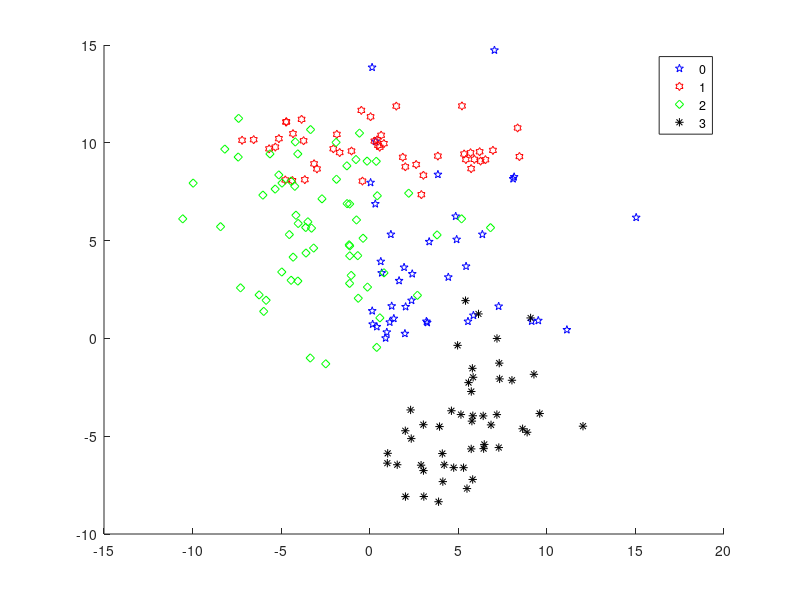

Write the MATLAB code that produced this figure. (Note: this script raises an error after producing the figure.)
%% Exercise 2 - Multi Class k-NN
% Submitted by *Prasannjeet Singh*
%
% This file contains solution 1 to 3 of Exercise-2 of Assignment 1.
%
% *Notes*
%
% * All the function implementations are done in external files, which are
% all included within this folder. More details about each implemented
% function can be found in their respective .m files.
% * Console outputs are shown in black background and white text.
%
% <html>
%   <link rel="stylesheet"
%   href="https://cdn.jsdelivr.net/foundation/6.2.4/foundation.min.css">
%   <link href="https://fonts.googleapis.com/css?family=Corben"
%   rel="stylesheet"> <link
%   href="https://fonts.googleapis.com/css?family=Nobile" rel="stylesheet">
%   <link href='http://fonts.googleapis.com/css?family=Ubuntu:bold'
%   rel='stylesheet' type='text/css'> <link
%   href="https://fonts.googleapis.com/css?family=Space+Mono"
%   rel="stylesheet"> <style type="text/css" > h1{font-family:'Ubuntu',
%   Helvetica, Arial,
%   sans-serif;font-size:50px;line-height:65px;color:red}h2{font-family:'Ubuntu',
%   Helvetica, Arial,
%   sans-serif;font-size:25px;line-height:33px}p{font-family:'Nobile',
%   Helvetica, Arial, sans-serif;font-size:13px;line-height:25px;
%   max-width: 1000px; word-wrap: break-word;text-align: justify;}
%   pre.codeinput,pre.codeoutput{font-family:'Space Mono',
%   monospace; max-width: 1000px;}pre.codeoutput{background-color: black;
%   color: white;}</style>
% </html>

%% Q1 Plotting the training data in a ScatterPlot
% This can simply be done by using the inbuilt *gscatter()* function:

clear all;
load Data/data2.mat;
thisFig = figure(1);
gscatter(train_X(:,1),train_X(:,2), train_y, 'brgk', 'phd*');
snapnow;
close(thisFig);

%% Q2 Drawing the Decision Boundary
% This uses the function *kNNdrawBoundary_multiclass()* which is defined in this
% folder. More details about the function can be read in it's file.


load Data/data2.mat;
thisFig = figure(2);
set(thisFig, 'Position', [0 0 2000 500]);
for i = 1:4
    subplot(1,4,i);
    kNNdrawBoundary_multiclass (i*2-1, train_X, train_y);
end
snapnow;
close(thisFig);

%% Q3 Finding the Error Rate from Test Data
% This uses the *errorRateFinder()* function, which is defined in this
% folder. More details about the function can be read in it's file.
%
% *Plotting Error Rate vs _k_ for the given test data*

% Initialization
load Data/data2.mat;
[rows, ~] = size(train_X);

% Running loop to find accuracy and error rates for each k
clearvars theMatrix;
theMatrix = ones(rows,2);
for i = 1:rows
    [~,er] = errorRateFinder(i,train_X,train_y,test_X,test_y);
    theMatrix(i,:) = [i, er];
end

% Now plotting the above generated matrix
hFig = figure(3);
set(hFig, 'Position', [0 0 1000 500]);
subplot('position',[0.05 0.1 0.95 0.85]);
graph = bar(theMatrix(:,1), theMatrix(:,2),'FaceColor',[0 .5 .5]);
title('Error Plotted Against k');
xlabel(strcat('k-Values ranging from',32,int2str(1),' to',32,int2str(rows)));
ylabel('The Training Errors');
snapnow;
close(hFig);

%%
% As can be observed clearly, error increases gradually as we incease the
% value of k. Moreover, after a certain value of k, the error peaks up and
% then stays constant. Let us now find the value of k for which the error
% was the least and also the error percentage for that k.

leastError = sortrows(theMatrix, 2);
kValue = leastError(1,1)
ErrorValue = leastError(1,2)

%%
% *Therefore, the value of k with the smallest error (7.8%) is 29.*